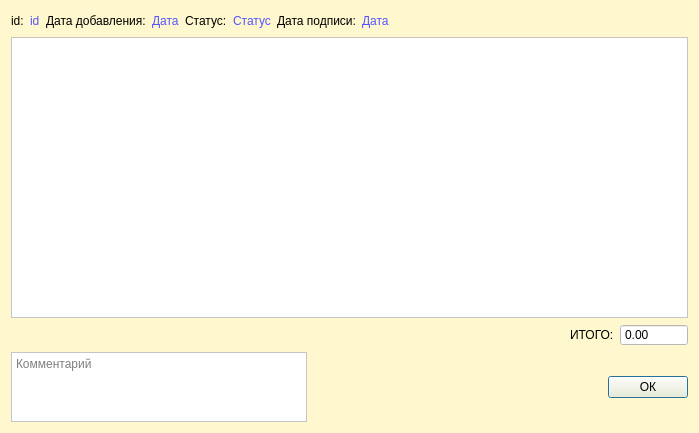
<?xml version="1.0" encoding="UTF-8"?>
<ui version="4.0">
 <class>orderwindow</class>
 <widget class="QDialog" name="orderwindow">
  <property name="geometry">
   <rect>
    <x>0</x>
    <y>0</y>
    <width>699</width>
    <height>433</height>
   </rect>
  </property>
  <property name="windowTitle">
   <string>Заказ</string>
  </property>
  <property name="styleSheet">
   <string notr="true">background-color: rgb(255, 247, 206);</string>
  </property>
  <layout class="QGridLayout" name="gridLayout">
   <item row="0" column="0">
    <layout class="QHBoxLayout" name="horizontalLayout_2">
     <item>
      <widget class="QLabel" name="label">
       <property name="text">
        <string>id:</string>
       </property>
      </widget>
     </item>
     <item>
      <widget class="QLabel" name="id">
       <property name="styleSheet">
        <string notr="true">color: rgb(85, 85, 255);</string>
       </property>
       <property name="text">
        <string>id</string>
       </property>
      </widget>
     </item>
     <item>
      <widget class="QLabel" name="label_3">
       <property name="text">
        <string>Дата добавления:</string>
       </property>
      </widget>
     </item>
     <item>
      <widget class="QLabel" name="added_date">
       <property name="styleSheet">
        <string notr="true">color: rgb(85, 85, 255);</string>
       </property>
       <property name="text">
        <string>Дата</string>
       </property>
      </widget>
     </item>
     <item>
      <widget class="QLabel" name="label_5">
       <property name="text">
        <string>Статус:</string>
       </property>
      </widget>
     </item>
     <item>
      <widget class="QLabel" name="status">
       <property name="styleSheet">
        <string notr="true">color: rgb(85, 85, 255);</string>
       </property>
       <property name="text">
        <string>Статус</string>
       </property>
      </widget>
     </item>
     <item>
      <widget class="QLabel" name="label_7">
       <property name="text">
        <string>Дата подписи:</string>
       </property>
      </widget>
     </item>
     <item>
      <widget class="QLabel" name="completion_date">
       <property name="styleSheet">
        <string notr="true">color: rgb(85, 85, 255);</string>
       </property>
       <property name="text">
        <string>Дата</string>
       </property>
      </widget>
     </item>
     <item>
      <spacer name="horizontalSpacer">
       <property name="orientation">
        <enum>Qt::Horizontal</enum>
       </property>
       <property name="sizeHint" stdset="0">
        <size>
         <width>40</width>
         <height>20</height>
        </size>
       </property>
      </spacer>
     </item>
    </layout>
   </item>
   <item row="1" column="0">
    <layout class="QVBoxLayout" name="verticalLayout">
     <property name="sizeConstraint">
      <enum>QLayout::SetMaximumSize</enum>
     </property>
     <item>
      <widget class="QTableView" name="order_table">
       <property name="styleSheet">
        <string notr="true">background-color: rgb(255, 255, 255);</string>
       </property>
       <property name="selectionBehavior">
        <enum>QAbstractItemView::SelectRows</enum>
       </property>
       <property name="showGrid">
        <bool>false</bool>
       </property>
       <property name="sortingEnabled">
        <bool>false</bool>
       </property>
       <attribute name="horizontalHeaderCascadingSectionResizes">
        <bool>true</bool>
       </attribute>
       <attribute name="horizontalHeaderStretchLastSection">
        <bool>true</bool>
       </attribute>
      </widget>
     </item>
    </layout>
   </item>
   <item row="2" column="0">
    <layout class="QHBoxLayout" name="horizontalLayout">
     <item>
      <spacer name="horizontalSpacer_3">
       <property name="orientation">
        <enum>Qt::Horizontal</enum>
       </property>
       <property name="sizeHint" stdset="0">
        <size>
         <width>40</width>
         <height>20</height>
        </size>
       </property>
      </spacer>
     </item>
     <item>
      <widget class="QLabel" name="label_2">
       <property name="text">
        <string>ИТОГО:</string>
       </property>
      </widget>
     </item>
     <item>
      <widget class="QDoubleSpinBox" name="total">
       <property name="styleSheet">
        <string notr="true">background-color: rgb(255, 255, 255);</string>
       </property>
       <property name="readOnly">
        <bool>true</bool>
       </property>
       <property name="buttonSymbols">
        <enum>QAbstractSpinBox::NoButtons</enum>
       </property>
       <property name="maximum">
        <double>9999999.000000000000000</double>
       </property>
      </widget>
     </item>
    </layout>
   </item>
   <item row="3" column="0">
    <layout class="QHBoxLayout" name="horizontalLayout_4">
     <property name="sizeConstraint">
      <enum>QLayout::SetDefaultConstraint</enum>
     </property>
     <item>
      <widget class="QTextEdit" name="comment">
       <property name="sizePolicy">
        <sizepolicy hsizetype="Expanding" vsizetype="Preferred">
         <horstretch>0</horstretch>
         <verstretch>0</verstretch>
        </sizepolicy>
       </property>
       <property name="maximumSize">
        <size>
         <width>167772</width>
         <height>16777215</height>
        </size>
       </property>
       <property name="styleSheet">
        <string notr="true">background-color: rgb(255, 255, 255);</string>
       </property>
       <property name="documentTitle">
        <string/>
       </property>
       <property name="placeholderText">
        <string>Комментарий</string>
       </property>
      </widget>
     </item>
     <item>
      <spacer name="horizontalSpacer_2">
       <property name="orientation">
        <enum>Qt::Horizontal</enum>
       </property>
       <property name="sizeHint" stdset="0">
        <size>
         <width>40</width>
         <height>20</height>
        </size>
       </property>
      </spacer>
     </item>
     <item>
      <widget class="QPushButton" name="ok">
       <property name="styleSheet">
        <string notr="true">background-color: rgb(255, 247, 206);</string>
       </property>
       <property name="text">
        <string>ОК</string>
       </property>
      </widget>
     </item>
    </layout>
   </item>
  </layout>
 </widget>
 <resources/>
 <connections/>
</ui>
